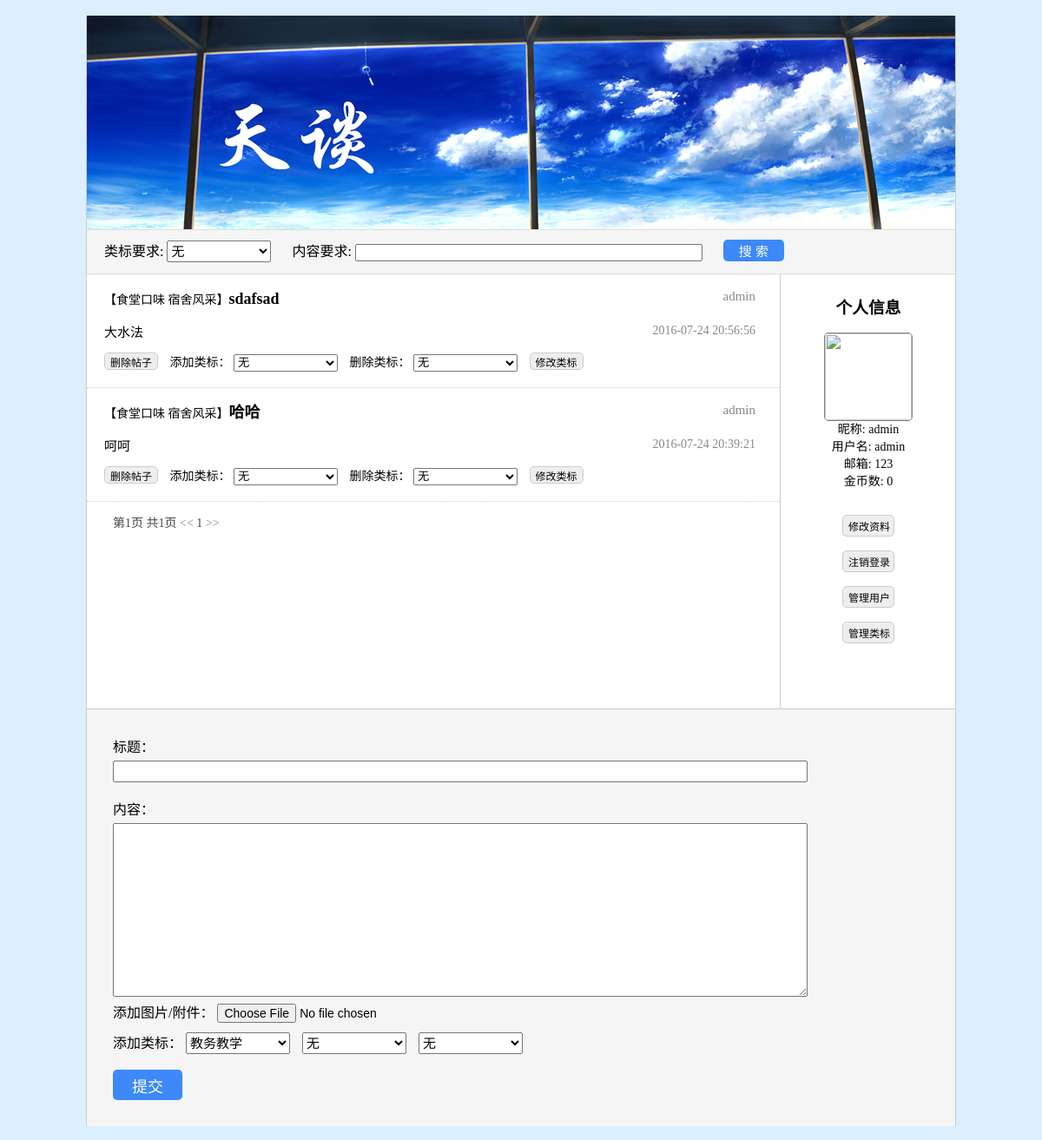
Before: /postbar/homepage/ (signed in) with the older database file.
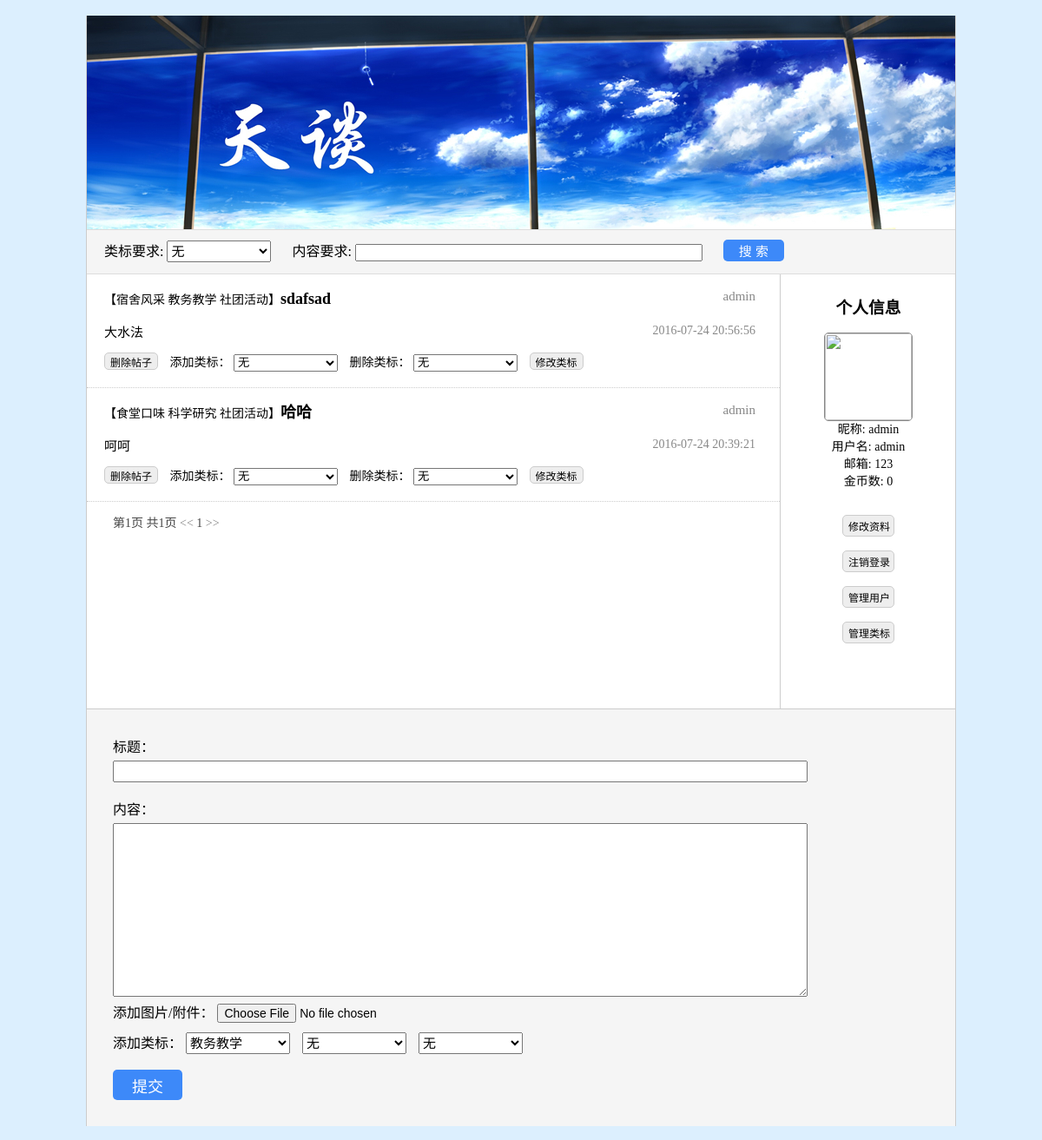
After: the same page with the newer database file.
### postbar/models.py (models this page shows, shortened)
class TKpost(models.Model):
	title       = models.CharField(max_length = 100)
	content     = models.CharField(max_length = 1000)
	img         = models.ImageField(upload_to = 'upload')
	attachment  = models.FileField()
	user        = models.ForeignKey(User, on_delete = models.CASCADE)
	time        = models.DateTimeField(default = timezone.now)
	classTag    = models.CharField(max_length = 100)
	keyword     = models.CharField(max_length = 100)
	numClick    = models.IntegerField(default = 0)
	numResp     = models.IntegerField(default = 0)
	score       = models.IntegerField(default = 0)
	coin        = models.IntegerField(default = 0)

class TKuser(models.Model):
	user        = models.OneToOneField(User, on_delete = models.CASCADE)
	nickname    = models.CharField(max_length = 100)
	img         = models.ImageField(upload_to = user_directory_path)
	pwdQuestion = models.CharField(max_length = 100)
	pwdAnswer   = models.CharField(max_length = 100)
	numPost     = models.IntegerField(default = 0)
	numScore    = models.IntegerField(default = 0)
	numCoin     = models.IntegerField(default = 0)
	usrStatus   = models.SmallIntegerField(default = 0)
	usrType     = models.SmallIntegerField(default = 0)
	def getImgUrl(self):
		if self.img:
			return self.img.url
		else:
			return '/static/images/mengbi.jpg'

### postbar/views.py (the view, shortened to what this page needs)
@csrf_exempt
def homepage(request):
	if request.user.is_authenticated():
		postDic = [{'post': p,
					'tag1': p.classTag.split()[0],
					'tag2': p.classTag.split()[1] if len(p.classTag.split()) > 1 else '无',
					'tag3': p.classTag.split()[2] if len(p.classTag.split()) > 2 else '无'
				} for p in TKhomepage.searchPostByTime()
			]
		dic = {
			'user': request.user,
			'img' : request.user.tkuser.getImgUrl(),
			'posts': postDic,
			'tags': TKclassTag.objects.all(),
		}
		return render(request, 'postbar/homepage.html', dic)
	else:
		return HttpResponse("您未登陆，无法访问该网页！")

### postbar/models.py (called while the page is built)
	def searchPostByTime():
		return TKpost.objects.all().order_by('-time')

### postbar/templates/postbar/homepage.html (shortened to what this page needs)
﻿<!doctype html>
<html lang="zh-CN">
<head>
	<link rel="stylesheet" href="/static/css/base.css">
</head>
<body>
<div id="container">
	<div id="homepage_header" style="background-image:url(/static/images/hp_header.jpg)"></div>
	<div id="menu_block">
		类标要求:
		<select class="menu_block_label" name="search_label">
			<option value="无">无</option>
		</select>
		内容要求:
		<input id="menu_block_content" type="text" name="search_content"/>
		<input id="menu_block_search" type="button" value="搜 索"/>
	</div>
	<div id="user_info">
		<h3>个人信息</h3>
		<img class="user_info_img" src="{{ img }}"></br>
		<span class="user_info_name">昵称: {{ user.tkuser.nickname }}</span></br>
		<span class="user_info_name">用户名: {{ user.username }}</span></br>
		<span class="user_info_name">邮箱: {{ user.email }}</span></br>
		<span class="user_info_name">金币数: {{ user.tkuser.numCoin }}</span></br></br>
		<input class="user_info_btn" type="button" value="修改资料" onclick="window.location.href='{% url 'account' %}'"/></br>
		<input class="user_info_btn" type="button" value="注销登录" onclick="logout()"/></br>
		{% if user.tkuser.usrType != 0 %}
			<input class="user_info_btn" type="button" value="管理用户" onclick="window.location.href='{% url 'useradmin' %}'"/></br>
			<input class="user_info_btn" type="button" value="管理类标" onclick="window.location.href='{% url 'tagadmin' %}'"/></br>
		{% endif %}
	</div>
	<div id="post_list">
		{% for p in posts %}
		{% if p.post.user.tkuser.usrStatus != 2 %}
		<div class="post_item">
			<div class="post_item_wrap1">
				<p class="post_item_title"><a href="{% url 'post' p.post.id %}" target="_blank">
					<span class="post_item_label">【{{ p.post.classTag }}】</span>{{ p.post.title }}
				</a></p>
				<p class="post_item_author">{{ p.post.user.tkuser.nickname }}</p>
			</div>
			<div class="post_item_wrap2">
				<div class="post_item_brief"><p>{{ p.post.content }}</p></div>
				<div class="post_item_date">{{ p.post.time|date:"Y-m-d H:i:s" }}</div>
			</div>
			{% if user.tkuser.usrType != 0 %}
			<div class="post_item_wrap3">
				<input class="post_item_btn opPost" id="delPost{{ forloop.counter }}" type="button" value="删除帖子"/>
				添加类标：
				<select class="post_item_ctrl" id="addTag{{ forloop.counter }}">
					<option value="无">无</option>
				</select>
				删除类标：
				<select class="post_item_ctrl" id="delTag{{ forloop.counter }}">
					<option value="无">无</option>
				</select>
				<button class="post_item_btn opTag" type="button" id="op{{ forloop.counter }}">修改类标</button>
			</div>
			{% endif %}
		</div>
		{% endif %}
		{% endfor %}
		<div id="pagenum">
			第1页 共1页  <a href=""><<</a> 1 <a href="">>></a>
		</div>
	</div>
	<form id="new_post" method="post" action="" >
		标题：</br><input id="new_post_title" type="text" name="title" onsubmit="checkPost()" />
		内容：</br><textarea id="new_post_content" name="content"></textarea></br>
		添加图片/附件：
		<input id="new_post_file" type="file" name="headimg"/></br>
		<div id="new_post_labels">
			添加类标：
			<select class="new_post_label" name="tag1">
			{% for tag in tags %}
				<option value="{{ tag.classTagName }}">{{ tag.classTagName }}</option>
			{% endfor %}
			</select>
			<select class="new_post_label" name="tag2">
				<option value="无" selected="selected">无</option>
			</select>
			<select class="new_post_label" name="tag3">
				<option value="无" selected="selected">无</option>
			</select>
		</div></br>
		{% if user.tkuser.usrStatus > 0 %}
			<p>您处于禁言或屏蔽状态，无法发帖！</p>
		{% else %}
			<input type="button" value="提交" id="new_post_submit" onclick="checkPost()" />
		{% endif %}
	</form>
</body>
</body>
</html>

Changed rows visible on the page:
changed TKpost "sdafsad": post.classTag "食堂口味 宿舍风采" → "宿舍风采 教务教学 社团活动"
changed TKpost "哈哈": post.classTag "食堂口味 宿舍风采" → "食堂口味 科学研究 社团活动"
